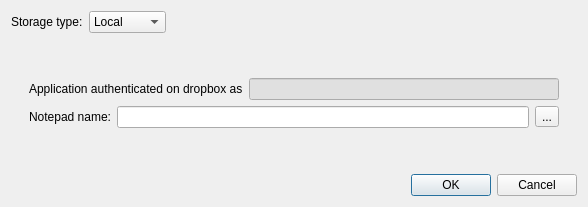
<?xml version="1.0" encoding="UTF-8"?>
<ui version="4.0">
 <class>AddNotepadDlg</class>
 <widget class="QDialog" name="AddNotepadDlg">
  <property name="geometry">
   <rect>
    <x>0</x>
    <y>0</y>
    <width>588</width>
    <height>207</height>
   </rect>
  </property>
  <property name="windowTitle">
   <string>Add notepad</string>
  </property>
  <layout class="QVBoxLayout" name="verticalLayout">
   <item>
    <layout class="QHBoxLayout" name="horizontalLayout">
     <item>
      <widget class="QLabel" name="label">
       <property name="text">
        <string>Storage type:</string>
       </property>
      </widget>
     </item>
     <item>
      <widget class="QComboBox" name="storageType">
       <item>
        <property name="text">
         <string>Local</string>
        </property>
       </item>
       <item>
        <property name="text">
         <string>Dropbox</string>
        </property>
       </item>
      </widget>
     </item>
     <item>
      <spacer name="horizontalSpacer">
       <property name="orientation">
        <enum>Qt::Horizontal</enum>
       </property>
       <property name="sizeHint" stdset="0">
        <size>
         <width>40</width>
         <height>20</height>
        </size>
       </property>
      </spacer>
     </item>
    </layout>
   </item>
   <item>
    <widget class="QStackedWidget" name="storageTypeUI">
     <property name="currentIndex">
      <number>1</number>
     </property>
     <widget class="QWidget" name="localPage">
      <layout class="QVBoxLayout" name="verticalLayout_2">
       <property name="leftMargin">
        <number>0</number>
       </property>
       <property name="rightMargin">
        <number>0</number>
       </property>
       <item>
        <layout class="QHBoxLayout" name="horizontalLayout_2">
         <item>
          <widget class="QLabel" name="label_2">
           <property name="text">
            <string>Path:</string>
           </property>
          </widget>
         </item>
         <item>
          <widget class="QLineEdit" name="localPath">
           <property name="readOnly">
            <bool>false</bool>
           </property>
           <property name="clearButtonEnabled">
            <bool>false</bool>
           </property>
          </widget>
         </item>
         <item>
          <widget class="QToolButton" name="selectDirectory">
           <property name="text">
            <string>...</string>
           </property>
          </widget>
         </item>
        </layout>
       </item>
       <item>
        <spacer name="verticalSpacer">
         <property name="orientation">
          <enum>Qt::Vertical</enum>
         </property>
         <property name="sizeHint" stdset="0">
          <size>
           <width>20</width>
           <height>61</height>
          </size>
         </property>
        </spacer>
       </item>
      </layout>
     </widget>
     <widget class="QWidget" name="dropboxPage">
      <layout class="QVBoxLayout" name="verticalLayout_3">
       <item>
        <widget class="QStackedWidget" name="dropboxPages">
         <property name="currentIndex">
          <number>1</number>
         </property>
         <widget class="QWidget" name="doAuthPage">
          <layout class="QVBoxLayout" name="verticalLayout_6">
           <item>
            <layout class="QVBoxLayout" name="verticalLayout_5">
             <item>
              <widget class="QLabel" name="label_5">
               <property name="text">
                <string>Application is not authenticated on dropbox.</string>
               </property>
              </widget>
             </item>
             <item>
              <layout class="QHBoxLayout" name="horizontalLayout_6">
               <item>
                <widget class="QLabel" name="label_4">
                 <property name="text">
                  <string>Please visit</string>
                 </property>
                </widget>
               </item>
               <item>
                <widget class="QLabel" name="authUrl">
                 <property name="text">
                  <string>&lt;a href=&quot;http://placeholder.com&quot;&gt;PLACEHOLDER&lt;/a&gt;</string>
                 </property>
                 <property name="openExternalLinks">
                  <bool>true</bool>
                 </property>
                 <property name="textInteractionFlags">
                  <set>Qt::LinksAccessibleByKeyboard|Qt::LinksAccessibleByMouse</set>
                 </property>
                </widget>
               </item>
               <item>
                <spacer name="horizontalSpacer_3">
                 <property name="orientation">
                  <enum>Qt::Horizontal</enum>
                 </property>
                 <property name="sizeHint" stdset="0">
                  <size>
                   <width>40</width>
                   <height>20</height>
                  </size>
                 </property>
                </spacer>
               </item>
              </layout>
             </item>
             <item>
              <layout class="QHBoxLayout" name="horizontalLayout_8">
               <item>
                <widget class="QLabel" name="label_6">
                 <property name="text">
                  <string>and enter authentication code:</string>
                 </property>
                </widget>
               </item>
               <item>
                <widget class="QLineEdit" name="authCode"/>
               </item>
              </layout>
             </item>
             <item>
              <widget class="QLabel" name="errorMessage">
               <property name="palette">
                <palette>
                 <active>
                  <colorrole role="WindowText">
                   <brush brushstyle="SolidPattern">
                    <color alpha="255">
                     <red>170</red>
                     <green>0</green>
                     <blue>0</blue>
                    </color>
                   </brush>
                  </colorrole>
                  <colorrole role="Text">
                   <brush brushstyle="SolidPattern">
                    <color alpha="255">
                     <red>170</red>
                     <green>0</green>
                     <blue>0</blue>
                    </color>
                   </brush>
                  </colorrole>
                 </active>
                 <inactive>
                  <colorrole role="WindowText">
                   <brush brushstyle="SolidPattern">
                    <color alpha="255">
                     <red>170</red>
                     <green>0</green>
                     <blue>0</blue>
                    </color>
                   </brush>
                  </colorrole>
                  <colorrole role="Text">
                   <brush brushstyle="SolidPattern">
                    <color alpha="255">
                     <red>170</red>
                     <green>0</green>
                     <blue>0</blue>
                    </color>
                   </brush>
                  </colorrole>
                 </inactive>
                 <disabled>
                  <colorrole role="WindowText">
                   <brush brushstyle="SolidPattern">
                    <color alpha="255">
                     <red>120</red>
                     <green>120</green>
                     <blue>120</blue>
                    </color>
                   </brush>
                  </colorrole>
                  <colorrole role="Text">
                   <brush brushstyle="SolidPattern">
                    <color alpha="255">
                     <red>120</red>
                     <green>120</green>
                     <blue>120</blue>
                    </color>
                   </brush>
                  </colorrole>
                 </disabled>
                </palette>
               </property>
               <property name="text">
                <string/>
               </property>
              </widget>
             </item>
            </layout>
           </item>
          </layout>
         </widget>
         <widget class="QWidget" name="authPage">
          <layout class="QVBoxLayout" name="verticalLayout_7">
           <item>
            <layout class="QVBoxLayout" name="verticalLayout_4">
             <item>
              <layout class="QHBoxLayout" name="horizontalLayout_4">
               <item>
                <widget class="QLabel" name="label_7">
                 <property name="text">
                  <string>Application authenticated on dropbox as</string>
                 </property>
                </widget>
               </item>
               <item>
                <widget class="QLineEdit" name="userName">
                 <property name="palette">
                  <palette>
                   <active>
                    <colorrole role="Base">
                     <brush brushstyle="SolidPattern">
                      <color alpha="255">
                       <red>224</red>
                       <green>224</green>
                       <blue>224</blue>
                      </color>
                     </brush>
                    </colorrole>
                   </active>
                   <inactive>
                    <colorrole role="Base">
                     <brush brushstyle="SolidPattern">
                      <color alpha="255">
                       <red>224</red>
                       <green>224</green>
                       <blue>224</blue>
                      </color>
                     </brush>
                    </colorrole>
                   </inactive>
                   <disabled>
                    <colorrole role="Base">
                     <brush brushstyle="SolidPattern">
                      <color alpha="255">
                       <red>240</red>
                       <green>240</green>
                       <blue>240</blue>
                      </color>
                     </brush>
                    </colorrole>
                   </disabled>
                  </palette>
                 </property>
                 <property name="readOnly">
                  <bool>true</bool>
                 </property>
                </widget>
               </item>
              </layout>
             </item>
             <item>
              <layout class="QHBoxLayout" name="horizontalLayout_5">
               <item>
                <widget class="QLabel" name="label_8">
                 <property name="text">
                  <string>Notepad name:</string>
                 </property>
                </widget>
               </item>
               <item>
                <widget class="QLineEdit" name="notepadName"/>
               </item>
               <item>
                <widget class="QToolButton" name="toolButton">
                 <property name="text">
                  <string>...</string>
                 </property>
                </widget>
               </item>
              </layout>
             </item>
            </layout>
           </item>
          </layout>
         </widget>
        </widget>
       </item>
      </layout>
     </widget>
    </widget>
   </item>
   <item>
    <widget class="QDialogButtonBox" name="buttonBox">
     <property name="orientation">
      <enum>Qt::Horizontal</enum>
     </property>
     <property name="standardButtons">
      <set>QDialogButtonBox::Cancel|QDialogButtonBox::Ok</set>
     </property>
    </widget>
   </item>
  </layout>
 </widget>
 <tabstops>
  <tabstop>storageType</tabstop>
  <tabstop>localPath</tabstop>
  <tabstop>selectDirectory</tabstop>
  <tabstop>buttonBox</tabstop>
 </tabstops>
 <resources/>
 <connections>
  <connection>
   <sender>buttonBox</sender>
   <signal>accepted()</signal>
   <receiver>AddNotepadDlg</receiver>
   <slot>accept()</slot>
   <hints>
    <hint type="sourcelabel">
     <x>257</x>
     <y>175</y>
    </hint>
    <hint type="destinationlabel">
     <x>157</x>
     <y>184</y>
    </hint>
   </hints>
  </connection>
  <connection>
   <sender>buttonBox</sender>
   <signal>rejected()</signal>
   <receiver>AddNotepadDlg</receiver>
   <slot>reject()</slot>
   <hints>
    <hint type="sourcelabel">
     <x>325</x>
     <y>175</y>
    </hint>
    <hint type="destinationlabel">
     <x>286</x>
     <y>184</y>
    </hint>
   </hints>
  </connection>
  <connection>
   <sender>storageType</sender>
   <signal>currentIndexChanged(int)</signal>
   <receiver>storageTypeUI</receiver>
   <slot>setCurrentIndex(int)</slot>
   <hints>
    <hint type="sourcelabel">
     <x>149</x>
     <y>29</y>
    </hint>
    <hint type="destinationlabel">
     <x>214</x>
     <y>146</y>
    </hint>
   </hints>
  </connection>
 </connections>
</ui>
